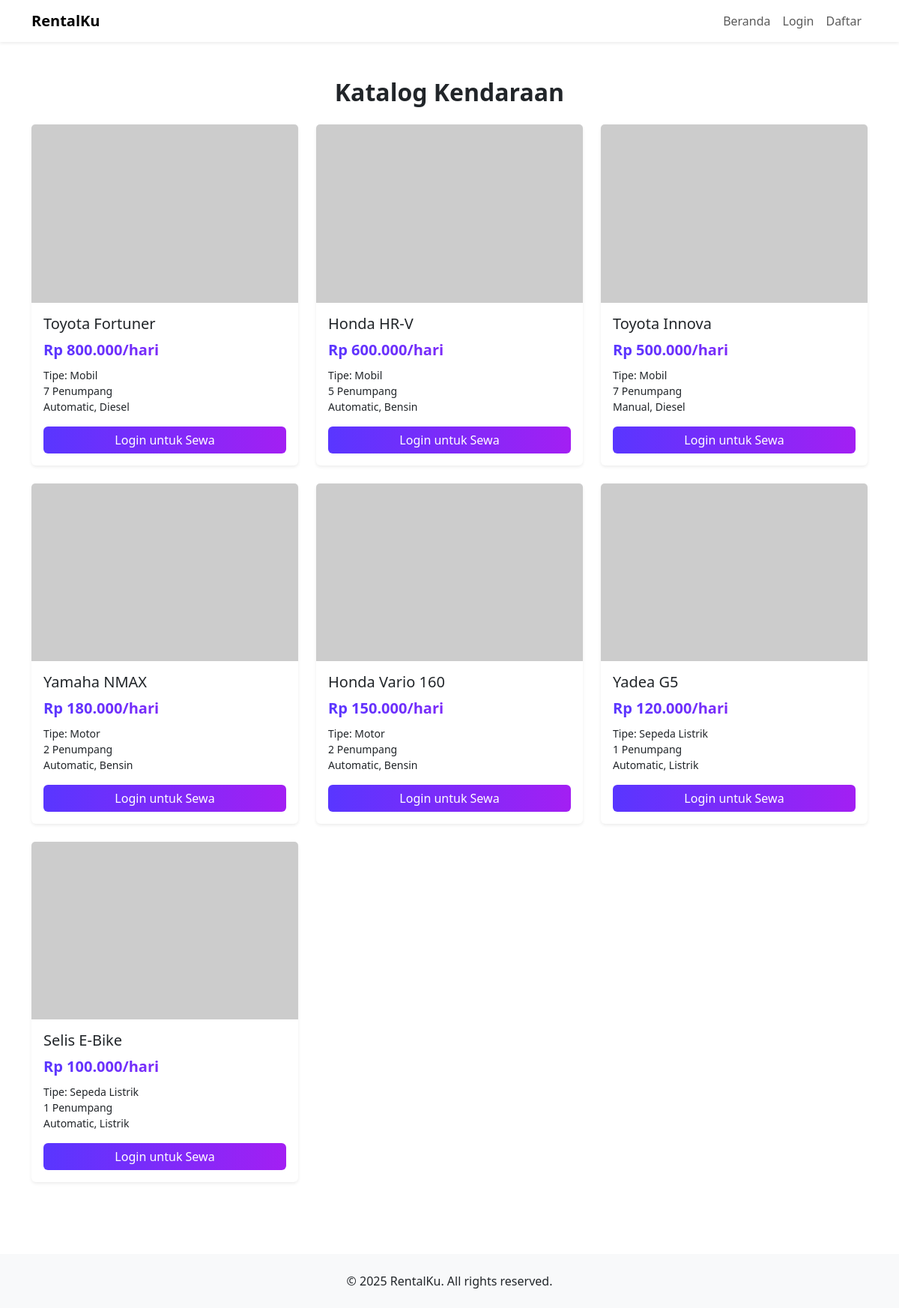
The page /src/vehicles.php on the database its author committed.
### tables this page shows
CREATE TABLE vehicles (
    id            INT UNSIGNED AUTO_INCREMENT PRIMARY KEY,
    brand         VARCHAR(100) NOT NULL,
    model         VARCHAR(100) NOT NULL,
    type_id       INT UNSIGNED NOT NULL,
    price_per_day INT UNSIGNED NOT NULL,
    seats         TINYINT      NOT NULL DEFAULT 1,
    transmission  ENUM('Manual','Automatic') DEFAULT 'Manual',
    fuel          ENUM('Bensin','Diesel','Listrik') DEFAULT 'Bensin',
    image         VARCHAR(255),
    status        ENUM('Tersedia','Disewa','Servis') DEFAULT 'Tersedia',
    created_at    TIMESTAMP DEFAULT CURRENT_TIMESTAMP,
    CONSTRAINT fk_vehicle_type
      FOREIGN KEY (type_id) REFERENCES vehicle_types(id)
);

CREATE TABLE vehicle_types (
    id        INT UNSIGNED AUTO_INCREMENT PRIMARY KEY,
    type_name VARCHAR(50) NOT NULL UNIQUE
);

### src/includes/functions.php (called while the page is built, shortened)
<?php
function h(string $str): string
{
    return htmlspecialchars($str, ENT_QUOTES, 'UTF-8');
}
function get_base_url(): string
{
    $protocol = (!empty($_SERVER['HTTPS']) && $_SERVER['HTTPS'] !== 'off' || $_SERVER['SERVER_PORT'] == 443) ? "https://" : "http://";
    $host = $_SERVER['HTTP_HOST'];
    $script = $_SERVER['SCRIPT_NAME'];
    $path = dirname($script);
    return $protocol . $host . $path . '/';
}

### src/vehicles.php (the view, shortened to what this page needs)
<?php
require_once __DIR__.'/includes/db.php';
require_once __DIR__.'/includes/functions.php';
include_once __DIR__.'/includes/header.php';
$vehicles = $pdo->query(
  "SELECT v.*, t.type_name
     FROM vehicles v
LEFT JOIN vehicle_types t ON t.id = v.type_id
 ORDER BY v.created_at DESC"
)->fetchAll();
?>
<section class="py-5">
  <div class="container">
    <h2 class="fw-bold text-center mb-4">Katalog Kendaraan</h2>
    <div class="row g-4">
      <?php foreach ($vehicles as $v): ?>
      <div class="col-md-4">
        <div class="card h-100 shadow-sm border-0">
          <img src="<?= h($v['image'] ?: 'https://placehold.co/600x400'); ?>" class="card-img-top" alt="">
          <div class="card-body">
            <h5 class="card-title"><?= h($v['brand'].' '.$v['model']); ?></h5>
            <p class="fw-bold text-gradient fs-5 mb-2">
            </p>
            <ul class="list-unstyled small mb-3">
              <li>Tipe: <?= h($v['type_name'] ?: 'Tidak diketahui'); ?></li>
              <li><?= h($v['seats']); ?> Penumpang</li>
              <li><?= h($v['transmission']); ?>, <?= h($v['fuel']); ?></li>
            </ul>
            <?php if (isset($_SESSION['user'])): ?>
              <a href="/rental/src/booking.php?vid=<?= $v['id']; ?>" class="btn btn-gradient w-100">
                Sewa Sekarang
              </a>
            <?php else: ?>
              <a href="/rental/src/login.php" class="btn btn-gradient w-100">
                Login untuk Sewa
              </a>
            <?php endif; ?>
          </div>
        </div>
      </div>
      <?php endforeach; ?>
    </div>
  </div>
</section>
<?php include_once __DIR__.'/includes/footer.php'; ?>

### src/includes/header.php (shortened to what this page needs)
<!doctype html>
<html lang="id">
<head>
  <link href="https://cdn.jsdelivr.net/npm/bootstrap@5.3.1/dist/css/bootstrap.min.css" rel="stylesheet">
  <link href="https://cdn.jsdelivr.net/npm/bootstrap-icons@1.11.3/font/bootstrap-icons.css" rel="stylesheet">
  <link href="/rental/src/assets/css/style.css" rel="stylesheet">
</head>
<body>
  <?php include_once __DIR__.'/navbar.php'; ?>
  <main>

### src/includes/navbar.php (shortened to what this page needs)
<?php
require_once __DIR__.'/functions.php';
?>
<nav class="navbar navbar-expand-lg bg-white shadow-sm">
  <div class="container">
    <a class="navbar-brand fw-bold" href="<?= get_base_url() ?>index.php">RentalKu</a>
    <div class="collapse navbar-collapse" id="nav">
      <ul class="navbar-nav ms-auto">
        <li class="nav-item"><a class="nav-link" href="<?= get_base_url() ?>index.php">Beranda</a></li>
        <?php if (isset($_SESSION['user'])): ?>
          <?php if ($_SESSION['user']['role'] === 'admin'): ?>
            <li class="nav-item"><a class="nav-link" href="<?= get_base_url() ?>admin/dashboard.php">Dashboard Admin</a></li>
          <?php else: ?>
            <li class="nav-item"><a class="nav-link" href="<?= get_base_url() ?>user_dashboard.php">Dashboard</a></li>
            <li class="nav-item"><a class="nav-link" href="<?= get_base_url() ?>vehicles.php">Kendaraan</a></li>
          <?php endif; ?>
          <li class="nav-item dropdown">
            <a class="nav-link dropdown-toggle" href="#" role="button" data-bs-toggle="dropdown">
              <?= h($_SESSION['user']['name']); ?>
            </a>
            <ul class="dropdown-menu">
              <?php if ($_SESSION['user']['role'] !== 'admin'): ?>
                <li><a class="dropdown-item" href="<?= get_base_url() ?>profile.php">Profil Saya</a></li>
                <li><hr class="dropdown-divider"></li>
              <?php endif; ?>
              <li><a class="dropdown-item" href="<?= get_base_url() ?>logout.php">Logout</a></li>
            </ul>
          </li>
        <?php else: ?>
          <li class="nav-item"><a class="nav-link" href="<?= get_base_url() ?>login.php">Login</a></li>
          <li class="nav-item"><a class="nav-link" href="<?= get_base_url() ?>register.php">Daftar</a></li>
        <?php endif; ?>
      </ul>
    </div>
  </div>
</nav>

### src/includes/footer.php (shortened to what this page needs)
  </main>
  <footer class="py-4 text-center bg-light mt-5">
    <p class="mb-0">&copy; <?= date('Y'); ?> RentalKu. All rights reserved.</p>
  </footer>
</body>
</html>

### src/assets/css/style.css (style rules this page uses)
.text-gradient, .btn-gradient { background: linear-gradient(90deg, #5936ff, #a31ff3); background-clip: text; -webkit-background-clip: text; color: transparent; -webkit-text-fill-color: transparent; }
.btn-gradient { background: linear-gradient(90deg, #5936ff, #a31ff3) !important; color: #fff; -webkit-text-fill-color: #fff; border: none; }
::placeholder { color: #999; font-style: italic; }

### rows shown on the page
vehicles: brand+model "Toyota Fortuner", type.type_name "Mobil", seats "7", transmission "Automatic", fuel "Diesel"
vehicles: brand+model "Honda HR‑V", type.type_name "Mobil", seats "5", transmission "Automatic", fuel "Bensin"
vehicles: brand+model "Toyota Innova", type.type_name "Mobil", seats "7", transmission "Manual", fuel "Diesel"
vehicles: brand+model "Yamaha NMAX", type.type_name "Motor", seats "2", transmission "Automatic", fuel "Bensin"
vehicles: brand+model "Honda Vario 160", type.type_name "Motor", seats "2", transmission "Automatic", fuel "Bensin"
vehicles: brand+model "Yadea G5", type.type_name "Sepeda Listrik", seats "1", transmission "Automatic", fuel "Listrik"
vehicles: brand+model "Selis E‑Bike", type.type_name "Sepeda Listrik", seats "1", transmission "Automatic", fuel "Listrik"
